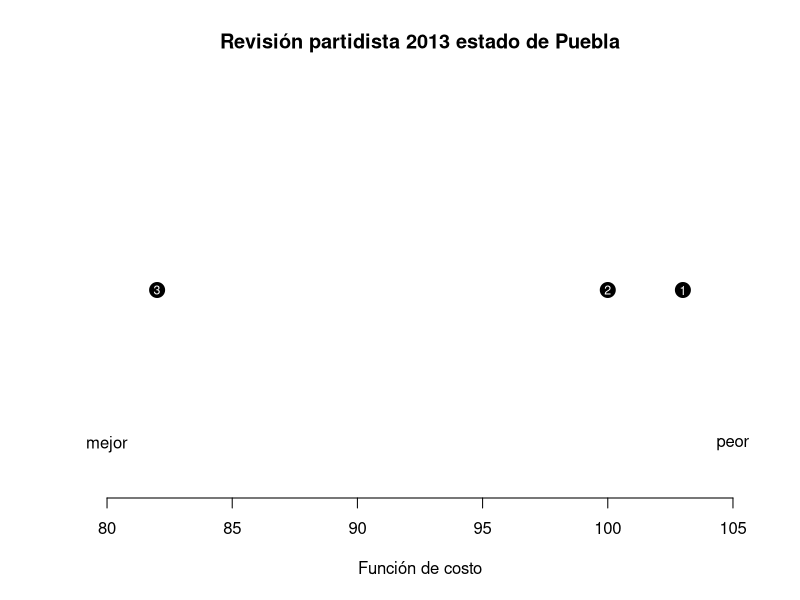
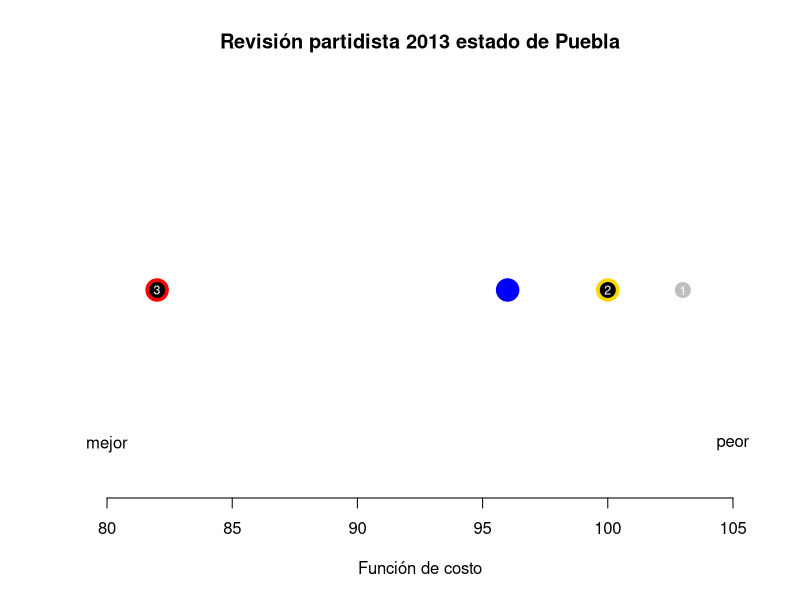

Source code (R) for these figures, in order:
dat <- data.frame(prop=1:3, costo=c(102,100,82), pan=c(NA,96,NA),pri=c(NA,83,NA),prd=c(NA,100,NA),otro=c(NA,83,NA))

wd <- c("~/Dropbox/data/elecs/MXelsCalendGovt/redistrict/git-repo/mex-open-map/presentations/tepjf2016")  # where to save and retrieve objects
setwd(wd)

pdf(file = "pueRev2a.pdf", width = 7, height = 3)
plot(c(80,105), c(-1,1), axes = FALSE, type = "n", xlab = "Función de costo", ylab = " ", main = "Revisión partidista 2013 estado de Puebla")
axis(1)
text(80, -.8, labels = "mejor")
text(105, -.8, labels = "peor")
## points(100, 0, pch=19, cex=3, col="gold")
## points(96, 0, pch=19, cex=3, col="blue")
## points(82, 0, pch=19, cex=3, col="red")
points(103, 0, pch=19, cex=2)
text(103, 0, labels="1", cex=.75, col="white")
points(100, 0, pch=19, cex=2)
text(100, 0, labels="2", cex=.75, col="white")
points(82, 0, pch=19, cex=2)
text(82, 0, labels="3", cex=.75, col="white")
dev.off()


pdf(file = "pueRev2b.pdf", width = 7, height = 3)
plot(c(80,105), c(-1,1), axes = FALSE, type = "n", xlab = "Función de costo", ylab = " ", main = "Revisión partidista 2013 estado de Puebla")
axis(1)
text(80, -.8, labels = "mejor")
text(105, -.8, labels = "peor")
points(100, 0, pch=19, cex=3, col="gold")
points(96, 0, pch=19, cex=3, col="blue")
points(82, 0, pch=19, cex=3, col="red")
points(103, 0, pch=19, cex=2, col="gray")
text(103, 0, labels="1", cex=.75, col="white")
points(100, 0, pch=19, cex=2)
text(100, 0, labels="2", cex=.75, col="white")
points(82, 0, pch=19, cex=2)
text(82, 0, labels="3", cex=.75, col="white")
dev.off()

